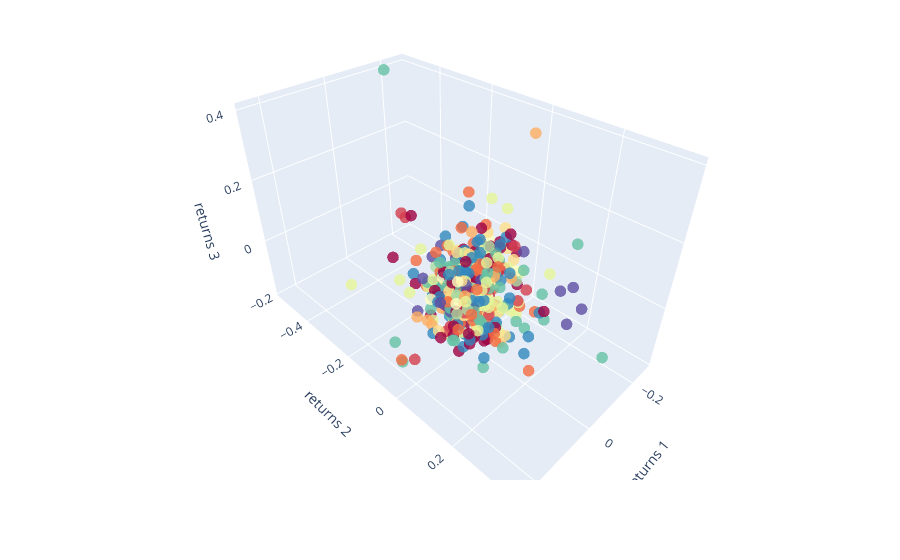

The notebook cell this image was saved under:
### Code cell
X = data.T
X["cluster"] = list(clusters_dict.values())



cols = X.columns
f, ax = plt.subplots(figsize = (6,6))

sns.scatterplot(data = X, x = cols[0], y = cols[1], hue = 'cluster', palette = 'deep', ax = ax, legend = False)

import plotly.graph_objects as go

fig = go.Figure(data = [go.Scatter3d(
    x = X[cols[0]],
    y = X[cols[1]],
    z = X[cols[2]],
    mode = 'markers',
    marker = dict(
        size = 4,
        color = X['cluster'],
        colorscale = 'spectral',
        opacity = 0.8
    )
)])

fig.update_layout(
    title = "3D visualization of clusters",
    scene = dict(
        xaxis_title = "returns 1",
        yaxis_title = "returns 2",
        zaxis_title = "returns 3"
    ),
    margin = dict(l = 0, r = 0, t= 0)
)

fig.show()

### Figure 1 — Plotly figure (JSON) as saved in the notebook; plotly's stock layout.template omitted (floating-point values rounded to 4 significant figures; data arrays with more than 128 entries replaced by an {"elided": "..."} marker saying what was removed)
{"data": [{"marker": {"color": {"elided": "497 int values"}, "colorscale": [[0, "rgb(158,1,66)"], [0.1, "rgb(213,62,79)"], [0.2, "rgb(244,109,67)"], [0.3, "rgb(253,174,97)"], [0.4, "rgb(254,224,139)"], [0.5, "rgb(255,255,191)"], [0.6, "rgb(230,245,152)"], [0.7, "rgb(171,221,164)"], [0.8, "rgb(102,194,165)"], [0.9, "rgb(50,136,189)"], [1, "rgb(94,79,162)"]], "opacity": 0.8, "size": 4}, "mode": "markers", "type": "scatter3d", "x": {"elided": "497 float values"}, "y": {"elided": "497 float values"}, "z": {"elided": "497 float values"}}], "layout": {"margin": {"l": 0, "r": 0, "t": 0}, "scene": {"xaxis": {"title": {"text": "returns 1"}}, "yaxis": {"title": {"text": "returns 2"}}, "zaxis": {"title": {"text": "returns 3"}}}, "title": {"text": "3D visualization of clusters"}}}
